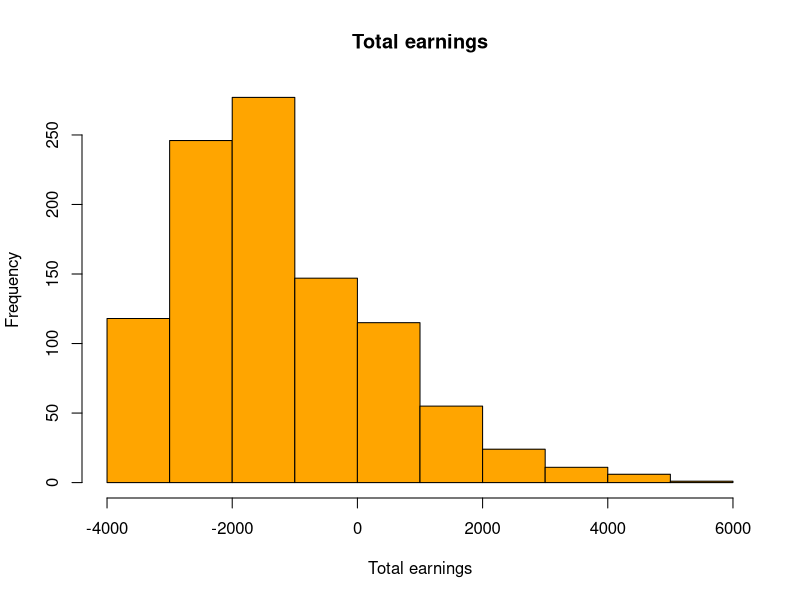

Reproduce this figure in R.
buy_in <- 10


top_five_prizes <- c(70, 23, 18, 15, 13, 0)
top_five_probabilities <- c(3/100, 3/100, 4/100, 4/100, 4/100, 82/100)


simulate_tournament <- function() {
  
  num_players <- 30
  prize <- sample(top_five_prizes, 1, prob = top_five_probabilities)
  total <- prize
  jackpot <- sample(c(1500, 0), 1, prob = c(1/1000, 999/1000))
  howmany <- sample(c(0,1,2,3,4), 1, prob = c(4/20, 10/20, 3/20, 2/20, 1/20))
  bounty <- howmany * 1.25 * 1.2^sample(1:4, 1)
  total <- total + jackpot + bounty
  
  return(total - buy_in)
  
}

num_sims <- 1000

earnings <- replicate(num_sims, simulate_tournament())

earnings_matrix <- replicate(1000, replicate(num_sims, simulate_tournament()) )
total_earnings <- colSums(earnings_matrix)

hist(total_earnings, main = "Total earnings", xlab = "Total earnings", col = "orange", border = "black")
mean(total_earnings)
quantile(total_earnings, probs = c(.8))
